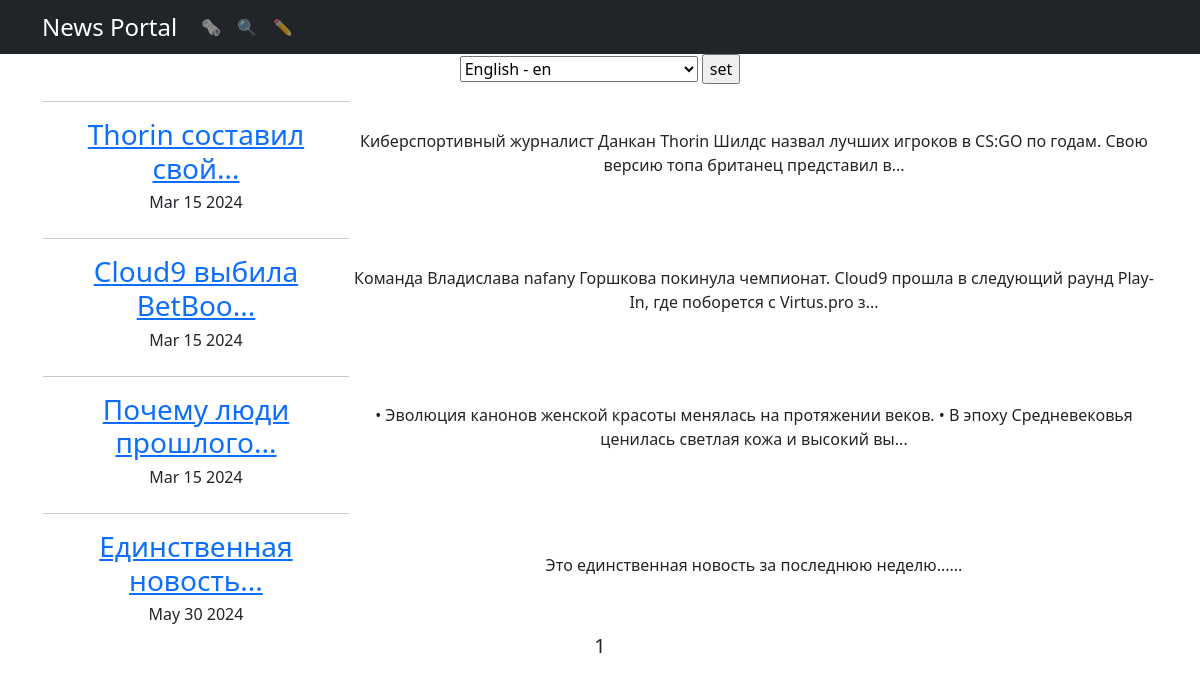
The app's page /, older data.
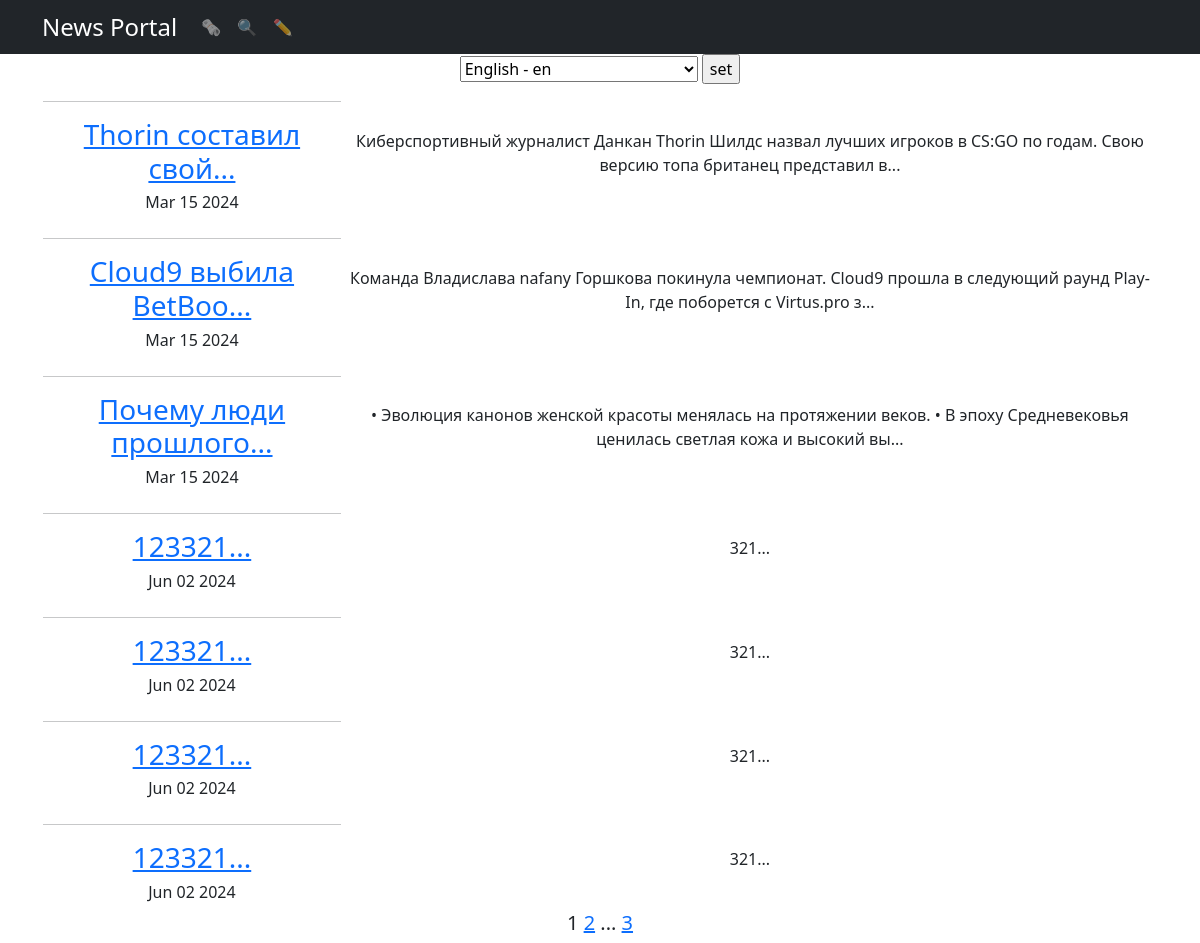
The same page, newer data.
### news/models.py (models this page shows, shortened)
class Post(models.Model):
    content_type = models.CharField(max_length = 2,
                                  choices = CONTENT_TYPE,
                                  default = article)
    author = models.ForeignKey("Author", on_delete = models.CASCADE)
    datetime = models.DateTimeField(auto_now_add=True)
    category = models.ManyToManyField("Category", through='PostCategory')
    title = models.TextField()
    text = models.TextField()
    rating = models.FloatField(default=0)

### news/views.py (the view)
# urls.py: path('', cache_page(60)(PostsList.as_view()), name='posts_list'),
class PostsList(ListView):
    raise_exception = True
    queryset = Post.objects.order_by('datetime')
    template_name = 'news.html'
    context_object_name = 'news'
    paginate_by = 7
    def get_queryset(self):
        queryset = super().get_queryset()
        self.filterset = PostFilter(self.request.GET, queryset)
        return self.filterset.qs
    def get_context_data(self, **kwargs):
        context = super().get_context_data(**kwargs)
        context['filterset'] = self.filterset
        return context

### news/models.py (called while the page is built)
    def __str__(self):
        return self.name

### news/templatetags/custom_filters.py (called while the page is built)
@register.filter()
def preview_title(text):
    return f"{text[:20]}..."

@register.filter()
def preview_text(text):
    return f"{text[:124]}..."

### templates/news.html (shortened to what this page needs)
{% extends 'flatpages/default.html' %}
{% load i18n %}
{% load custom_filters %}
{% block content %}
    <form action="{% url 'set_language' %}" method="POST"> {% csrf_token %}
        {% get_current_language as LANGUAGE_CODE %}
        <select name="language" id="">
            {% get_available_languages as LANGUAGES %}
            {% get_language_info_list for LANGUAGES as languages %}
            {% get_current_language as LANGUAGE_CODE %}
            {% for language in languages %}
                <option value="{{ language.code }}" {% if language.code == LANGUAGE_CODE %} selected {% endif %}>
                    {{ language.name_local }} - {{ language.code }}
                </option>
            {% endfor %}
        </select>
        <input type="submit" value="set">
    </form>
   {% if news %}
        <table>
            {% for post in news %}
                <tr>
                    <td>
                        <hr>
                        <h3>
                            <a href="{{post.id}}">{{ post.title|preview_title }}</a>
                        </h3>
                        <h6>{{ post.datetime|date:'M d Y' }}</h6>
                        <td>{{ post.text|preview_text }}</td>
                    </td>
                </tr>
            {% endfor %}
        </table>
   {% else %}
       <h2>Статей нет!</h2>
        <h5>Ну же! Напишите свою первую статью!</h5>
   {% endif %}
   <h5>
        {{ page_obj.number }}
        {% if page_obj.has_next %}
            <a href="?page={{ page_obj.next_page_number }}">{{ page_obj.next_page_number }}</a>
            {% if paginator.num_pages != page_obj.next_page_number %}
                ...
                <a href="?page={{ page_obj.paginator.num_pages }}">{{ page_obj.paginator.num_pages }}</a>
            {% endif %}
        {% endif %}
   </h5>
{% endblock content %}

Row changes from the older to the newer data that the page shows:
removed Post: title|preview_title "Единственная новость...", datetime "May 30 2024", text|preview_text "Это единственная новость за последнюю неделю......"
added Post: title|preview_title "123321...", datetime "Jun 02 2024", text|preview_text "321..."
added Post: title|preview_title "123321...", datetime "Jun 02 2024", text|preview_text "321..."
added Post: title|preview_title "123321...", datetime "Jun 02 2024", text|preview_text "321..."
added Post: title|preview_title "123321...", datetime "Jun 02 2024", text|preview_text "321..."
Text that changed along with them:
{{ page_obj.next_page_number }}: (not shown) → "2"
{{ page_obj.paginator.num_pages }}: (not shown) → "3"
